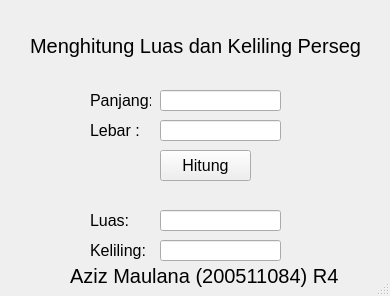
<?xml version="1.0" encoding="UTF-8"?>
<ui version="4.0">
 <class>MainWindow</class>
 <widget class="QMainWindow" name="MainWindow">
  <property name="geometry">
   <rect>
    <x>0</x>
    <y>0</y>
    <width>390</width>
    <height>296</height>
   </rect>
  </property>
  <property name="windowTitle">
   <string>MainWindow</string>
  </property>
  <widget class="QWidget" name="centralwidget">
   <widget class="QLabel" name="label">
    <property name="geometry">
     <rect>
      <x>30</x>
      <y>10</y>
      <width>331</width>
      <height>71</height>
     </rect>
    </property>
    <property name="font">
     <font>
      <pointsize>15</pointsize>
     </font>
    </property>
    <property name="text">
     <string>Menghitung Luas dan Keliling Persegi</string>
    </property>
   </widget>
   <widget class="QLineEdit" name="txtPanjang">
    <property name="geometry">
     <rect>
      <x>160</x>
      <y>90</y>
      <width>121</width>
      <height>21</height>
     </rect>
    </property>
    <property name="font">
     <font>
      <pointsize>12</pointsize>
     </font>
    </property>
   </widget>
   <widget class="QLabel" name="label_2">
    <property name="geometry">
     <rect>
      <x>90</x>
      <y>90</y>
      <width>61</width>
      <height>21</height>
     </rect>
    </property>
    <property name="font">
     <font>
      <pointsize>12</pointsize>
     </font>
    </property>
    <property name="text">
     <string>Panjang:</string>
    </property>
   </widget>
   <widget class="QLabel" name="label_3">
    <property name="geometry">
     <rect>
      <x>90</x>
      <y>120</y>
      <width>61</width>
      <height>21</height>
     </rect>
    </property>
    <property name="font">
     <font>
      <pointsize>12</pointsize>
     </font>
    </property>
    <property name="text">
     <string>Lebar :</string>
    </property>
   </widget>
   <widget class="QLineEdit" name="txtLebar">
    <property name="geometry">
     <rect>
      <x>160</x>
      <y>120</y>
      <width>121</width>
      <height>21</height>
     </rect>
    </property>
    <property name="font">
     <font>
      <pointsize>12</pointsize>
     </font>
    </property>
   </widget>
   <widget class="QPushButton" name="btnHitung">
    <property name="geometry">
     <rect>
      <x>160</x>
      <y>150</y>
      <width>91</width>
      <height>31</height>
     </rect>
    </property>
    <property name="font">
     <font>
      <pointsize>12</pointsize>
     </font>
    </property>
    <property name="text">
     <string>Hitung</string>
    </property>
   </widget>
   <widget class="QLabel" name="label_4">
    <property name="geometry">
     <rect>
      <x>90</x>
      <y>240</y>
      <width>61</width>
      <height>21</height>
     </rect>
    </property>
    <property name="font">
     <font>
      <pointsize>12</pointsize>
     </font>
    </property>
    <property name="text">
     <string>Keliling:</string>
    </property>
   </widget>
   <widget class="QLabel" name="label_5">
    <property name="geometry">
     <rect>
      <x>90</x>
      <y>210</y>
      <width>61</width>
      <height>21</height>
     </rect>
    </property>
    <property name="font">
     <font>
      <pointsize>12</pointsize>
     </font>
    </property>
    <property name="text">
     <string>Luas:</string>
    </property>
   </widget>
   <widget class="QLineEdit" name="txtKeliling">
    <property name="geometry">
     <rect>
      <x>160</x>
      <y>240</y>
      <width>121</width>
      <height>21</height>
     </rect>
    </property>
    <property name="font">
     <font>
      <pointsize>12</pointsize>
     </font>
    </property>
   </widget>
   <widget class="QLineEdit" name="txtLuas">
    <property name="geometry">
     <rect>
      <x>160</x>
      <y>210</y>
      <width>121</width>
      <height>21</height>
     </rect>
    </property>
    <property name="font">
     <font>
      <pointsize>12</pointsize>
     </font>
    </property>
   </widget>
  </widget>
  <widget class="QLabel" name="label6">
    <property name="geometry">
     <rect>
      <x>70</x>
      <y>240</y>
      <width>331</width>
      <height>71</height>
     </rect>
    </property>
    <property name="font">
     <font>
      <pointsize>15</pointsize>
     </font>
    </property>
    <property name="text">
     <string>Aziz Maulana (200511084) R4</string>
    </property>
    </widget>
  <widget class="QStatusBar" name="statusbar"/>
 </widget>
 <resources/>
 <connections/>
</ui>
